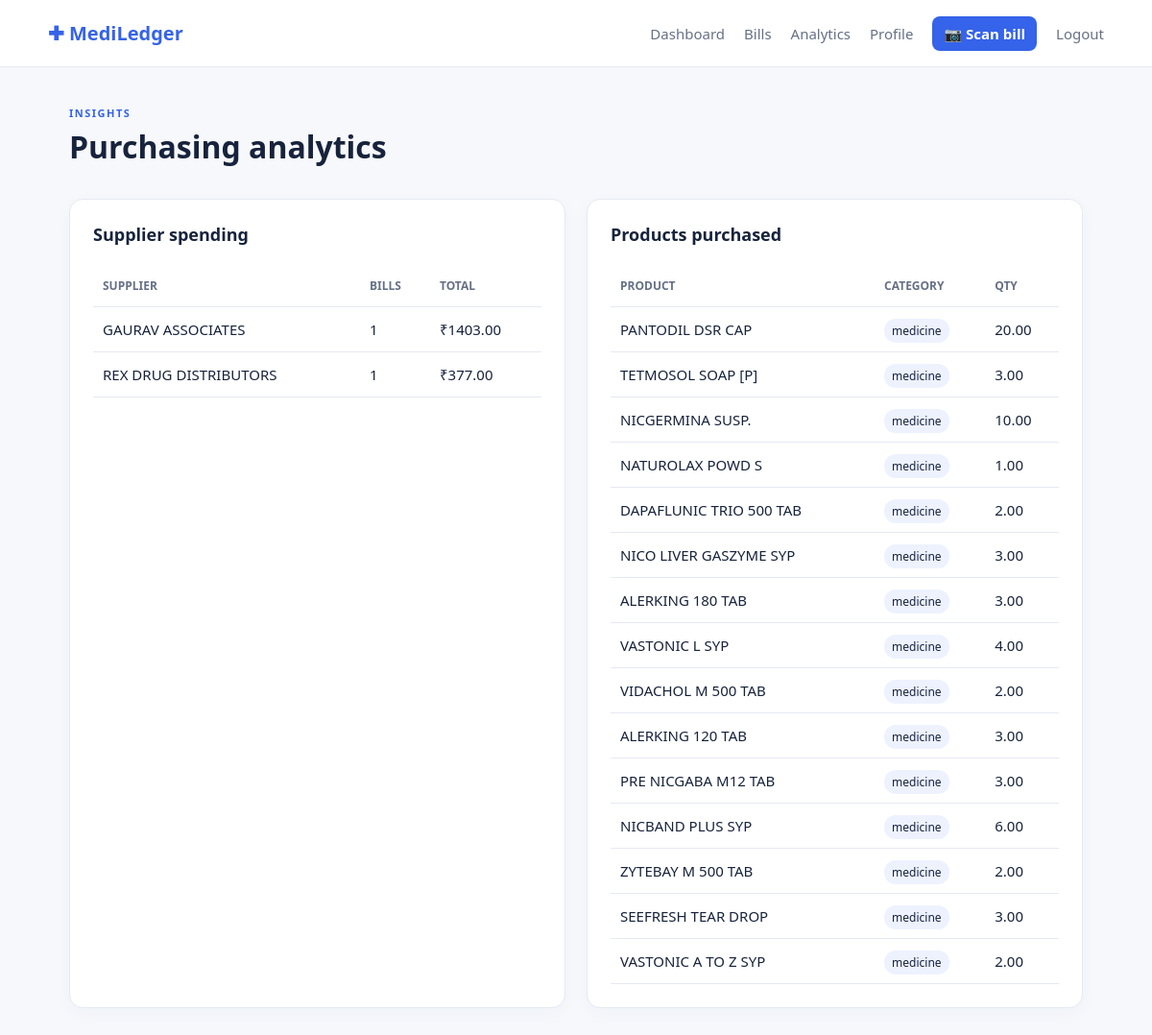
/analytics (signed in), run on the app's committed database.
### tables this page shows
CREATE TABLE bills (id INTEGER PRIMARY KEY AUTOINCREMENT, user_id INTEGER NOT NULL REFERENCES users(id) ON DELETE CASCADE, supplier TEXT NOT NULL, invoice_number TEXT NOT NULL, invoice_date TEXT NOT NULL, gst REAL DEFAULT 0, total REAL NOT NULL, notes TEXT DEFAULT '', file_name TEXT, created_at TEXT DEFAULT CURRENT_TIMESTAMP);

CREATE TABLE bill_items (id INTEGER PRIMARY KEY AUTOINCREMENT, bill_id INTEGER NOT NULL REFERENCES bills(id) ON DELETE CASCADE, product_name TEXT NOT NULL, category TEXT NOT NULL CHECK(category IN ('medicine','cosmetic','other')), quantity REAL NOT NULL, unit_price REAL NOT NULL);

### app.py (the view)
@app.route("/analytics")
@login_required
def analytics():
    con=db(); uid=g.user["id"]
    suppliers=con.execute("SELECT supplier,COUNT(*) bills,SUM(total) total FROM bills WHERE user_id=? GROUP BY supplier ORDER BY total DESC",(uid,)).fetchall()
    products=con.execute("SELECT product_name,category,SUM(quantity) quantity,SUM(quantity*unit_price) spend FROM bill_items i JOIN bills b ON b.id=i.bill_id WHERE b.user_id=? GROUP BY product_name,category ORDER BY spend DESC",(uid,)).fetchall()
    return render_template("analytics.html",suppliers=suppliers,products=products)

### app.py (called while the page is built)
def db():
    if "db" not in g:
        g.db = sqlite3.connect(DB)
        g.db.row_factory = sqlite3.Row
        g.db.execute("PRAGMA foreign_keys=ON")
    return g.db

def login_required(fn):
    @wraps(fn)
    def wrapped(*a, **kw):
        if not session.get("user_id"):
            flash("Please log in to continue.", "warning")
            return redirect(url_for("login", next=request.path))
        return fn(*a, **kw)
    return wrapped

@app.before_request
def load_user():
    g.user = db().execute("SELECT * FROM users WHERE id=?", (session.get("user_id"),)).fetchone() if session.get("user_id") else None

@app.context_processor
def globals(): return {"today": date.today().isoformat()}

### templates/analytics.html
{% extends "base.html" %}{% block title %}Analytics · MediLedger{% endblock %}{% block content %}<div class="page-head"><div><p class="eyebrow">INSIGHTS</p><h1>Purchasing analytics</h1></div></div><div class="grid two"><section class="card"><h2>Supplier spending</h2><table><thead><tr><th>Supplier</th><th>Bills</th><th>Total</th></tr></thead><tbody>{% for s in suppliers %}<tr><td>{{s.supplier}}</td><td>{{s.bills}}</td><td>₹{{"%.2f"|format(s.total)}}</td></tr>{% else %}<tr><td colspan="3" class="empty">No data yet.</td></tr>{% endfor %}</tbody></table></section><section class="card"><h2>Products purchased</h2><table><thead><tr><th>Product</th><th>Category</th><th>Qty</th></tr></thead><tbody>{% for p in products %}<tr><td>{{p.product_name}}</td><td><span class="tag {{p.category}}">{{p.category}}</span></td><td>{{"%.2f"|format(p.quantity)}}</td></tr>{% else %}<tr><td colspan="3" class="empty">No data yet.</td></tr>{% endfor %}</tbody></table></section></div>{% endblock %}

### templates/base.html (shortened to what this page needs)
<!doctype html><html lang="en"><head><link rel="stylesheet" href="{{ url_for('static',filename='style.css') }}"></head><body>
<header><a class="brand" href="{{ url_for('dashboard') }}">✚ MediLedger</a>{% if g.user %}<nav><a href="{{ url_for('dashboard') }}">Dashboard</a><a href="{{ url_for('bills') }}">Bills</a><a href="{{ url_for('analytics') }}">Analytics</a><a href="{{ url_for('profile') }}">Profile</a><a class="btn small" href="{{ url_for('scan') }}">📷 Scan bill</a><a href="{{ url_for('logout') }}">Logout</a></nav>{% endif %}</header><main>{% block content %}{% endblock %}</main></body></html>

### style.css (style rules this page uses)
:root { --ink:#17233c;--muted:#667085;--line:#e5e9f2;--primary:#3563e9;--bg:#f6f8fc;--card:#fff;--green:#0b8f69 }
* { box-sizing:border-box }
body { margin:0;background:var(--bg);color:var(--ink);font:15px system-ui,-apple-system,Segoe UI,sans-serif }
header { height:70px;background:#fff;border-bottom:1px solid var(--line);display:flex;align-items:center;justify-content:space-between;padding:0 max(22px,calc((100% - 1100px)/2)) }
.brand { font-weight:800;font-size:20px;color:var(--primary);text-decoration:none }
nav { display:flex;align-items:center;gap:20px }
a { color:var(--primary);text-decoration:none }
nav>a:not(.btn) { color:var(--muted) }
main { max-width:1100px;margin:40px auto;padding:0 22px }
.page-head { display:flex;justify-content:space-between;align-items:center;margin-bottom:28px }
.eyebrow { color:var(--primary);font-size:11px;font-weight:800;letter-spacing:1.5px;margin:0 0 6px }
h1 { font-size:32px;margin:0 0 5px }
h2 { font-size:18px;margin:0 0 20px }
.card { background:var(--card);border:1px solid var(--line);border-radius:14px;padding:24px;box-shadow:0 5px 20px #20356b08 }
.grid.two { display:grid;grid-template-columns:1fr 1fr;gap:22px }
.btn { background:var(--primary);border:0;color:#fff;border-radius:8px;padding:11px 17px;font-weight:700;cursor:pointer;display:inline-block }
.btn.small { padding:8px 12px }
table { border-collapse:collapse;width:100% }
th,td { text-align:left;padding:13px 10px;border-bottom:1px solid var(--line) }
th { font-size:12px;color:var(--muted);text-transform:uppercase }
.tag { font-size:12px;padding:4px 8px;border-radius:12px;background:#eef2ff }

### data on the page
bills: supplier "GAURAV ASSOCIATES", bills "1", total "1403.00"
bills: supplier "REX DRUG DISTRIBUTORS", bills "1", total "377.00"
bill_items: product_name "PANTODIL DSR CAP", category "medicine", quantity "20.00"
bill_items: product_name "TETMOSOL SOAP [P]", category "medicine", quantity "3.00"
bill_items: product_name "NICGERMINA SUSP.", category "medicine", quantity "10.00"
bill_items: product_name "NATUROLAX POWD S", category "medicine", quantity "1.00"
bill_items: product_name "DAPAFLUNIC TRIO 500 TAB", category "medicine", quantity "2.00"
bill_items: product_name "NICO LIVER GASZYME SYP", category "medicine", quantity "3.00"
bill_items: product_name "ALERKING 180 TAB", category "medicine", quantity "3.00"
bill_items: product_name "VIDACHOL M 500 TAB", category "medicine", quantity "2.00"
bill_items: product_name "ALERKING 120 TAB", category "medicine", quantity "3.00"
bill_items: product_name "PRE NICGABA M12 TAB", category "medicine", quantity "3.00"
bill_items: product_name "NICBAND PLUS SYP", category "medicine", quantity "6.00"
bill_items: product_name "ZYTEBAY M 500 TAB", category "medicine", quantity "2.00"
bill_items: product_name "SEEFRESH TEAR DROP", category "medicine", quantity "3.00"
bill_items: product_name "VASTONIC A TO Z SYP", category "medicine", quantity "2.00"

### other printed values
{{ p.product_name }} "VASTONIC L SYP"
{{ p.category }} "medicine"
{{ "%.2f"|format(p.quantity) }} "4.00"
